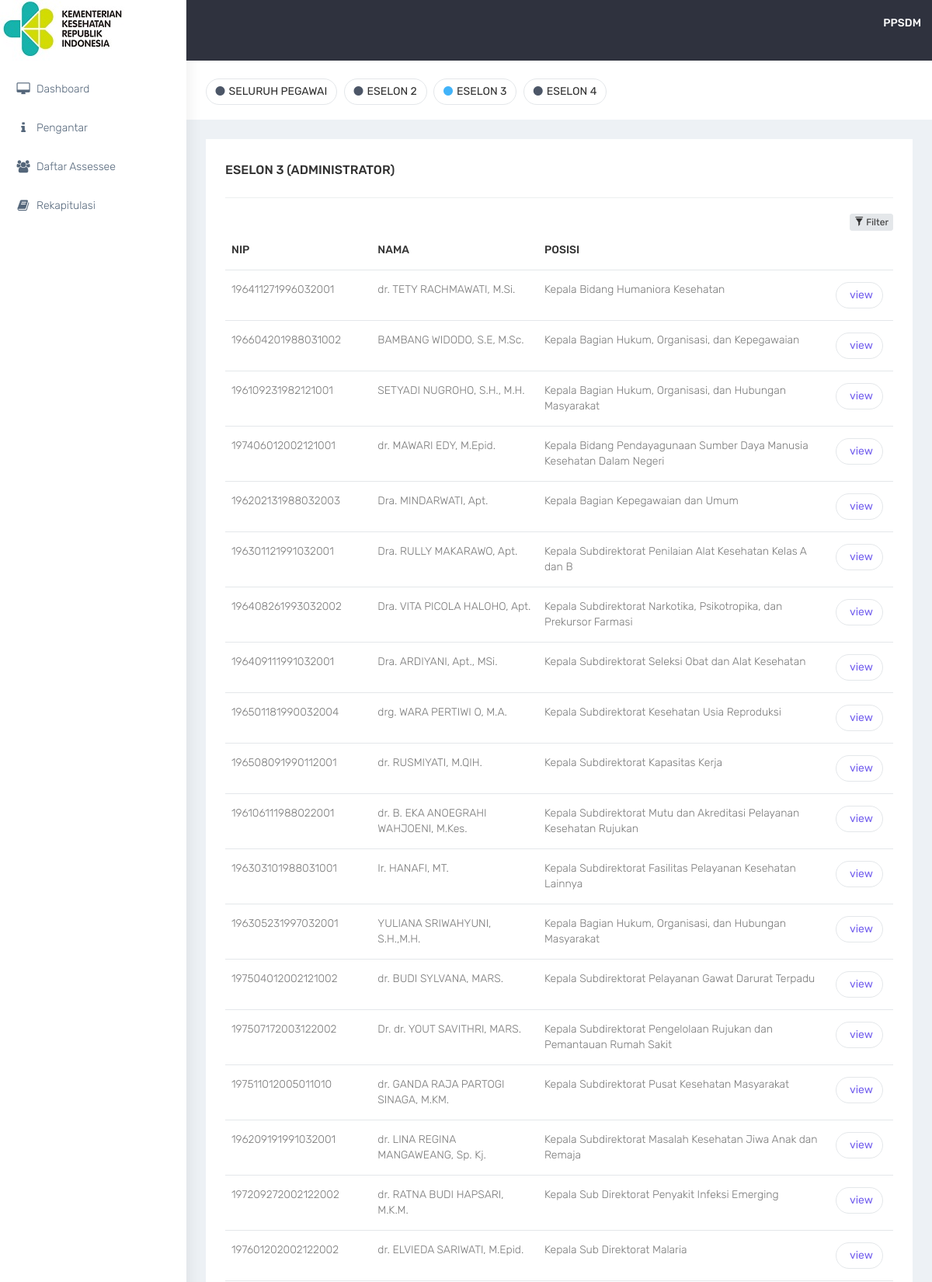
The app's page /eselon3.php (upper part) with its own data.
### tables this page shows
CREATE TABLE "kemenkes_master_profile" (
	`profile_id`	,
	`first_name`	,
	`nip`	,
	`unit`	,
	`level`	,
	`rumpun`	,
	`satuan_kerja`	,
	`current_position`	,
	`home_address`	,
	`birthplace`	,
	`education`	
);

### eselon3.php (the view, shortened to what this page needs)
<!DOCTYPE html>
<html lang="en">
<head>
    <link href="bootstrap/dist/css/bootstrap.min.css" rel="stylesheet">
    <link href="../plugins/bower_components/sidebar-nav/dist/sidebar-nav.min.css" rel="stylesheet">
    <link href="../plugins/bower_components/toast-master/css/jquery.toast.css" rel="stylesheet">
    <link href="../plugins/bower_components/morrisjs/morris.css" rel="stylesheet">
    <link href="../plugins/bower_components/chartist-js/dist/chartist.min.css" rel="stylesheet">
    <link href="../plugins/bower_components/chartist-plugin-tooltip-master/dist/chartist-plugin-tooltip.css" rel="stylesheet">
    <link href="css/animate.css" rel="stylesheet">
    <link href="css/style.css" rel="stylesheet">
    <link href="css/colors/default.css" id="theme" rel="stylesheet">
</head>
<body class="fix-header">
    <div id="wrapper">
<? include 'header.php';?>
		<br/>
        <div class="navbar-default sidebar" role="navigation">
            <div class="sidebar-nav slimscrollsidebar">
                <div class="sidebar-head">
                    <h3><span class="fa-fw open-close"><i class="ti-close ti-menu"></i></span> <span class="hide-menu">Navigation</span></h3>
                </div>
				<br/>
                <ul class="nav" id="side-menu">
                    <li style="padding: 70px 0 0;">
                        <a href="index.php" class="waves-effect"><i class="fa fa-desktop fa-fw" aria-hidden="true"></i>Dashboard</a>
                    </li>
                    <li>
                        <a href="blank.php" class="waves-effect"><i class="fa fa-info fa-fw" aria-hidden="true"></i>Pengantar</a>
                    </li>
                    <li>
                        <a href="basic-table.php" class="waves-effect"><i class="fa fa-users fa-fw" aria-hidden="true"></i>Daftar Assessee</a>
                    </li>
                    <li>
                        <a href="rekapitulasi.php" class="waves-effect"><i class="fa fa-book fa-fw" aria-hidden="true"></i>Rekapitulasi</a>
                    </li>
                </ul>
            </div>
        </div>
        <div id="page-wrapper">
            <div class="container-fluid">
                <div class="row bg-title">
                    <div class="col-lg-10 col-md-5 col-sm-4 col-xs-12">
                        <h4 class="page-title">
						<a class="btn btn btn-rounded btn-default btn-outline m-r-5" href="basic-table.php"><i class="fa fa-circle m-r-5 text-inverse"></i>SELURUH PEGAWAI</a>
						<a class="btn btn btn-rounded btn-default btn-outline m-r-5" href="eselon2.php"><i class="fa fa-circle m-r-5 text-inverse"></i>ESELON 2</a>
						<a class="btn btn btn-rounded btn-default btn-outline m-r-5" href="eselon3.php"><i class="fa fa-circle m-r-5 text-info"></i>ESELON 3</a>
						<a class="btn btn btn-rounded btn-default btn-outline m-r-5" href="eselon4.php"><i class="fa fa-circle m-r-5 text-inverse"></i>ESELON 4</a>
						</h4>
						</div>
                </div>
                <div class="row">
                    <div class="col-md-12">
                        <div class="white-box">
						<h3 class="box-title">ESELON 3 (ADMINISTRATOR)</h3>
						<hr/>
        <div class="panel panel-primary filterable">
            <div >
                <div class="pull-right">
                    <button class="btn btn-default btn-xs btn-filter"><span class="glyphicon glyphicon-filter"></span> Filter</button>
                </div>
            </div>
            <table class="table">
                <thead>
                    <tr class="filters">
                        <th><input type="text" class="form-control" placeholder="NIP" disabled></th>
                        <th><input type="text" class="form-control" placeholder="NAMA" disabled></th>
                        <th><input type="text" class="form-control" placeholder="POSISI" disabled></th>
                    </tr>
                </thead>
                <tbody>
<?
   $db = new MyDB();
   $sql ='select a.profile_id,a.nip,a.first_name, a.level, a.current_position,a.unit, b.project_Activity_id  from kemenkes_master_profile a
left join mappingKemenkes b on a.profile_id = b.profile_id where a.level = "ADMINISTRATOR"';
   $ret = $db->query($sql);
   while($row = $ret->fetchArray(SQLITE3_ASSOC) ){
?>
                                        <tr>
                                            <td><?=$row['nip'];?></td>
                                            <td ><?=$row['first_name'];?></td>
                                            <td ><?=str_replace('<br>','',$row['current_position']);?></td>
                                            <td>
											<a class="btn btn btn-rounded btn-default btn-outline m-r-5" href="profile.php?profile_id=<?=$row['profile_id'];?>&project_activity_id=<?=$row['project_Activity_id'];?>">
											<i class="ti-check text-success m-r-5"></i>view</a></td>
                                        </tr>
<?
   }
?>
                </tbody>
            </table>
        </div>
                    </div>
                </div>
            </div>
        </div>
    </div>
</body>
</html>

### css/colors/default.css (style rules this page uses)
body { background: #fff; }
.sidebar .sidebar-head { background: #ffffff; }
.sidebar .sidebar-head h3 { color: #686868; }
.sidebar { background: #fff; box-shadow: 1px 0px 20px rgba(0, 0, 0, 0.08); }
#side-menu li a { color: #54667a; }
#side-menu li a { color: #54667a; border-left: 0px solid #fff; }
#side-menu > li > a { border-left: 3px solid transperant; }

### eselon3.php (style rules this page uses)
.filterable { margin-top: 15px; }
.filterable .filters input[disabled] { background-color: transparent; border: none; cursor: auto; box-shadow: none; padding: 0; height: auto; }

### records on screen
kemenkes_master_profile: nip "196411271996032001", first_name "dr. TETY RACHMAWATI, M.Si.", current_position "Kepala Bidang Humaniora Kesehatan"
kemenkes_master_profile: nip "196604201988031002", first_name "BAMBANG WIDODO, S.E, M.Sc.", current_position "Kepala Bagian Hukum, Organisasi, dan Kepegawaian"
kemenkes_master_profile: nip "196109231982121001", first_name "SETYADI NUGROHO, S.H., M.H.", current_position "Kepala Bagian Hukum, Organisasi, dan Hubungan Masyarakat"
kemenkes_master_profile: nip "197406012002121001", first_name "dr. MAWARI EDY, M.Epid.", current_position "Kepala Bidang Pendayagunaan Sumber Daya Manusia Kesehatan Dalam Negeri"
kemenkes_master_profile: nip "196202131988032003", first_name "Dra. MINDARWATI, Apt.", current_position "Kepala Bagian Kepegawaian dan Umum"
kemenkes_master_profile: nip "196301121991032001", first_name "Dra. RULLY MAKARAWO, Apt.", current_position "Kepala Subdirektorat Penilaian Alat Kesehatan Kelas A dan B"
kemenkes_master_profile: nip "196408261993032002", first_name "Dra. VITA PICOLA HALOHO, Apt.", current_position "Kepala Subdirektorat Narkotika, Psikotropika, dan Prekursor Farmasi"
kemenkes_master_profile: nip "196409111991032001", first_name "Dra. ARDIYANI, Apt., MSi.", current_position "Kepala Subdirektorat Seleksi Obat dan Alat Kesehatan"
kemenkes_master_profile: nip "196501181990032004", first_name "drg. WARA PERTIWI O, M.A.", current_position "Kepala Subdirektorat Kesehatan Usia Reproduksi"
kemenkes_master_profile: nip "196508091990112001", first_name "dr. RUSMIYATI, M.QIH.", current_position "Kepala Subdirektorat Kapasitas Kerja"
kemenkes_master_profile: nip "196106111988022001", first_name "dr. B. EKA ANOEGRAHI WAHJOENI, M.Kes.", current_position "Kepala Subdirektorat Mutu dan Akreditasi Pelayanan Kesehatan Rujukan"
kemenkes_master_profile: nip "196303101988031001", first_name "Ir. HANAFI, MT.", current_position "Kepala Subdirektorat Fasilitas Pelayanan Kesehatan Lainnya"
kemenkes_master_profile: nip "196305231997032001", first_name "YULIANA SRIWAHYUNI, S.H.,M.H.", current_position "Kepala Bagian Hukum, Organisasi, dan Hubungan Masyarakat"
kemenkes_master_profile: nip "197504012002121002", first_name "dr. BUDI SYLVANA, MARS.", current_position "Kepala Subdirektorat Pelayanan Gawat Darurat Terpadu"
kemenkes_master_profile: nip "197507172003122002", first_name "Dr. dr. YOUT SAVITHRI, MARS.", current_position "Kepala Subdirektorat Pengelolaan Rujukan dan Pemantauan Rumah Sakit"
kemenkes_master_profile: nip "197511012005011010", first_name "dr. GANDA RAJA PARTOGI SINAGA, M.KM.", current_position "Kepala Subdirektorat Pusat Kesehatan Masyarakat"
kemenkes_master_profile: nip "196209191991032001", first_name "dr. LINA REGINA MANGAWEANG, Sp. Kj.", current_position "Kepala Subdirektorat Masalah Kesehatan Jiwa Anak dan Remaja"
kemenkes_master_profile: nip "197209272002122002", first_name "dr. RATNA BUDI HAPSARI, M.K.M.", current_position "Kepala Sub Direktorat Penyakit Infeksi Emerging"
kemenkes_master_profile: nip "197601202002122002", first_name "dr. ELVIEDA SARIWATI, M.Epid.", current_position "Kepala Sub Direktorat Malaria"
